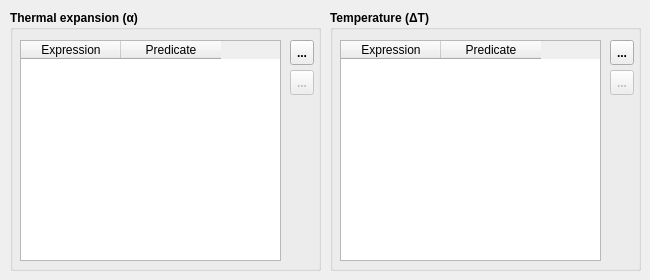
   <widget class="QWidget" name="tab_12">
    <attribute name="title">
     <string>Thermal parameters</string>
    </attribute>
    <widget class="QGroupBox" name="gbThermalExpansion">
     <property name="geometry">
      <rect>
       <x>10</x>
       <y>10</y>
       <width>311</width>
       <height>261</height>
      </rect>
     </property>
     <property name="font">
      <font>
       <weight>75</weight>
       <bold>true</bold>
      </font>
     </property>
     <property name="title">
      <string>Thermal expansion (α)</string>
     </property>
     <widget class="QTableWidget" name="twThermalExpansion">
      <property name="geometry">
       <rect>
        <x>10</x>
        <y>30</y>
        <width>261</width>
        <height>221</height>
       </rect>
      </property>
      <property name="font">
       <font>
        <weight>50</weight>
        <bold>false</bold>
       </font>
      </property>
      <column>
       <property name="text">
        <string>Expression</string>
       </property>
      </column>
      <column>
       <property name="text">
        <string>Predicate</string>
       </property>
      </column>
     </widget>
     <widget class="QToolButton" name="tbRemoveThermalExpansion">
      <property name="enabled">
       <bool>false</bool>
      </property>
      <property name="geometry">
       <rect>
        <x>280</x>
        <y>60</y>
        <width>24</width>
        <height>25</height>
       </rect>
      </property>
      <property name="toolTip">
       <string/>
      </property>
      <property name="statusTip">
       <string>Remove the current row</string>
      </property>
      <property name="text">
       <string>...</string>
      </property>
      <property name="icon">
       <iconset resource="QFEM.qrc">
        <normaloff>:/images/Del.png</normaloff>:/images/Del.png</iconset>
      </property>
     </widget>
     <widget class="QToolButton" name="tbAddThermalExpansion">
      <property name="geometry">
       <rect>
        <x>280</x>
        <y>30</y>
        <width>24</width>
        <height>25</height>
       </rect>
      </property>
      <property name="toolTip">
       <string/>
      </property>
      <property name="statusTip">
       <string>Add new row</string>
      </property>
      <property name="text">
       <string>...</string>
      </property>
      <property name="icon">
       <iconset resource="QFEM.qrc">
        <normaloff>:/images/Add.png</normaloff>:/images/Add.png</iconset>
      </property>
     </widget>
    </widget>
    <widget class="QGroupBox" name="gbTemperature">
     <property name="geometry">
      <rect>
       <x>330</x>
       <y>10</y>
       <width>311</width>
       <height>261</height>
      </rect>
     </property>
     <property name="font">
      <font>
       <weight>75</weight>
       <bold>true</bold>
      </font>
     </property>
     <property name="title">
      <string>Temperature (ΔT)</string>
     </property>
     <widget class="QTableWidget" name="twTemperature">
      <property name="geometry">
       <rect>
        <x>10</x>
        <y>30</y>
        <width>261</width>
        <height>221</height>
       </rect>
      </property>
      <property name="font">
       <font>
        <weight>50</weight>
        <bold>false</bold>
       </font>
      </property>
      <column>
       <property name="text">
        <string>Expression</string>
       </property>
      </column>
      <column>
       <property name="text">
        <string>Predicate</string>
       </property>
      </column>
     </widget>
     <widget class="QToolButton" name="tbRemoveTemperature">
      <property name="enabled">
       <bool>false</bool>
      </property>
      <property name="geometry">
       <rect>
        <x>280</x>
        <y>60</y>
        <width>24</width>
        <height>25</height>
       </rect>
      </property>
      <property name="toolTip">
       <string/>
      </property>
      <property name="statusTip">
       <string>Remove the current row</string>
      </property>
      <property name="text">
       <string>...</string>
      </property>
      <property name="icon">
       <iconset resource="QFEM.qrc">
        <normaloff>:/images/Del.png</normaloff>:/images/Del.png</iconset>
      </property>
     </widget>
     <widget class="QToolButton" name="tbAddTemperature">
      <property name="geometry">
       <rect>
        <x>280</x>
        <y>30</y>
        <width>24</width>
        <height>25</height>
       </rect>
      </property>
      <property name="toolTip">
       <string/>
      </property>
      <property name="statusTip">
       <string>Add new row</string>
      </property>
      <property name="text">
       <string>...</string>
      </property>
      <property name="icon">
       <iconset resource="QFEM.qrc">
        <normaloff>:/images/Add.png</normaloff>:/images/Add.png</iconset>
      </property>
     </widget>
    </widget>
   </widget>
